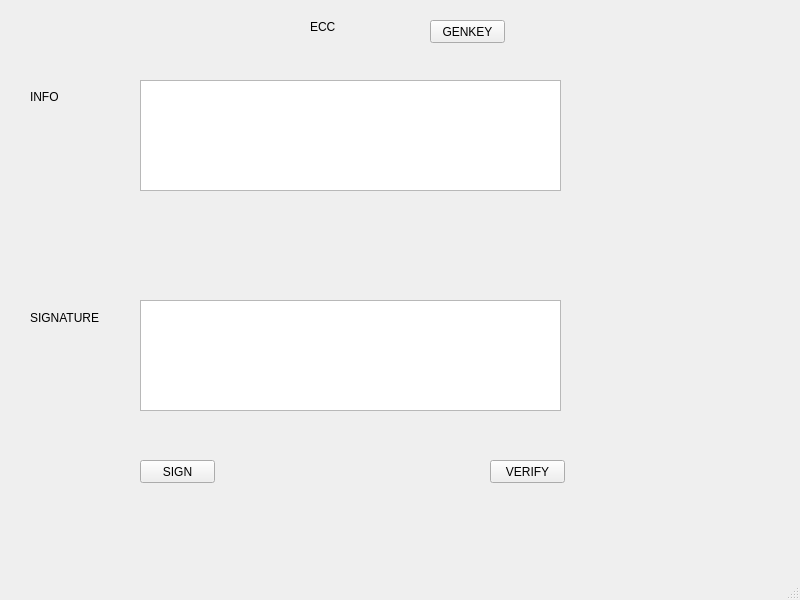
<?xml version="1.0" encoding="UTF-8"?>
<ui version="4.0">
 <class>MainWindow</class>
 <widget class="QMainWindow" name="MainWindow">
  <property name="geometry">
   <rect>
    <x>0</x>
    <y>0</y>
    <width>800</width>
    <height>600</height>
   </rect>
  </property>
  <property name="windowTitle">
   <string>MainWindow</string>
  </property>
  <widget class="QWidget" name="centralwidget">
   <widget class="QLabel" name="label">
    <property name="geometry">
     <rect>
      <x>310</x>
      <y>20</y>
      <width>47</width>
      <height>13</height>
     </rect>
    </property>
    <property name="text">
     <string>ECC</string>
    </property>
   </widget>
   <widget class="QLabel" name="label_2">
    <property name="geometry">
     <rect>
      <x>30</x>
      <y>90</y>
      <width>47</width>
      <height>13</height>
     </rect>
    </property>
    <property name="text">
     <string>INFO</string>
    </property>
   </widget>
   <widget class="QLabel" name="label_3">
    <property name="geometry">
     <rect>
      <x>30</x>
      <y>310</y>
      <width>71</width>
      <height>16</height>
     </rect>
    </property>
    <property name="text">
     <string>SIGNATURE</string>
    </property>
   </widget>
   <widget class="QTextEdit" name="txtinfo">
    <property name="geometry">
     <rect>
      <x>140</x>
      <y>80</y>
      <width>421</width>
      <height>111</height>
     </rect>
    </property>
   </widget>
   <widget class="QTextEdit" name="txtsignature">
    <property name="geometry">
     <rect>
      <x>140</x>
      <y>300</y>
      <width>421</width>
      <height>111</height>
     </rect>
    </property>
   </widget>
   <widget class="QPushButton" name="btnsign">
    <property name="geometry">
     <rect>
      <x>140</x>
      <y>460</y>
      <width>75</width>
      <height>23</height>
     </rect>
    </property>
    <property name="text">
     <string>SIGN</string>
    </property>
   </widget>
   <widget class="QPushButton" name="btnverify">
    <property name="geometry">
     <rect>
      <x>490</x>
      <y>460</y>
      <width>75</width>
      <height>23</height>
     </rect>
    </property>
    <property name="text">
     <string>VERIFY</string>
    </property>
   </widget>
   <widget class="QPushButton" name="btngenkey">
    <property name="geometry">
     <rect>
      <x>430</x>
      <y>20</y>
      <width>75</width>
      <height>23</height>
     </rect>
    </property>
    <property name="text">
     <string>GENKEY</string>
    </property>
   </widget>
  </widget>
  <widget class="QMenuBar" name="menubar">
   <property name="geometry">
    <rect>
     <x>0</x>
     <y>0</y>
     <width>800</width>
     <height>21</height>
    </rect>
   </property>
  </widget>
  <widget class="QStatusBar" name="statusbar"/>
 </widget>
 <resources/>
 <connections/>
</ui>
